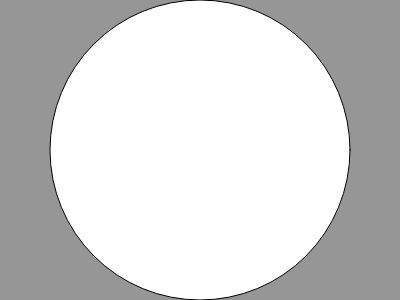
Frame 1 (no input)
Frame 60 (no input): identical to frame 1, image omitted
Frame 120 (the mouse pressed at the canvas centre since frame 60): identical to frame 1, image omitted

The p5.js sketch that drew this single still picture (run headless with seeded random() and noise() and a simulated clock; from frame 60 on, the mouse is pressed at the canvas centre):

// p5.js sketch
// ── sketch.js
function setup() {
    createCanvas(400, 300);
}

function draw() {
    background(150);
    //ellipse(200, 150, 300, 200);
    circle(200, 150, 300);
}

// ── ellipse.html
<!DOCTYPE html>
<html lang="en">
  <head>
    <meta charset="utf-8" />
    <meta name="viewport" content="width=device-width, initial-scale=1.0">

    <title>Lecture 2 - ellipse</title>

    <link rel="stylesheet" type="text/css" href="./lib/main-styles.css">

    <script src="./lib/libraries/p5.min.js"></script>
  </head>

  <body>
    <script src="sketch.js"></script>
  </body>
</html>
